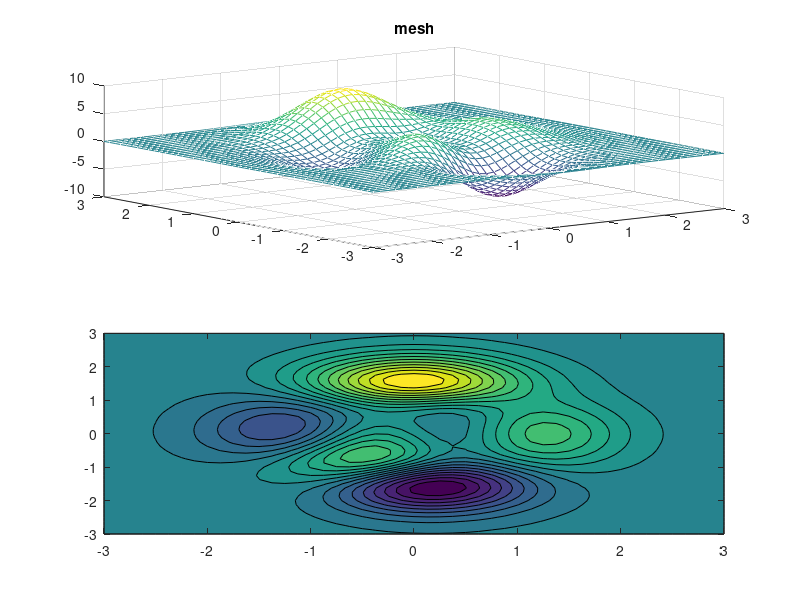

MATLAB code to generate this figure: (Note: this script raises an error after producing the figure.)
% Contour 2.
clear all;
close all;

% MATLAB test function.
[x, y, z] = peaks; 

figure(1);

subplot(2, 1, 1);
mesh(x, y, z);
title('mesh');

subplot(2, 1, 2);
contourf(x, y, z, 20)
colorbar('vert');
title('contourf');